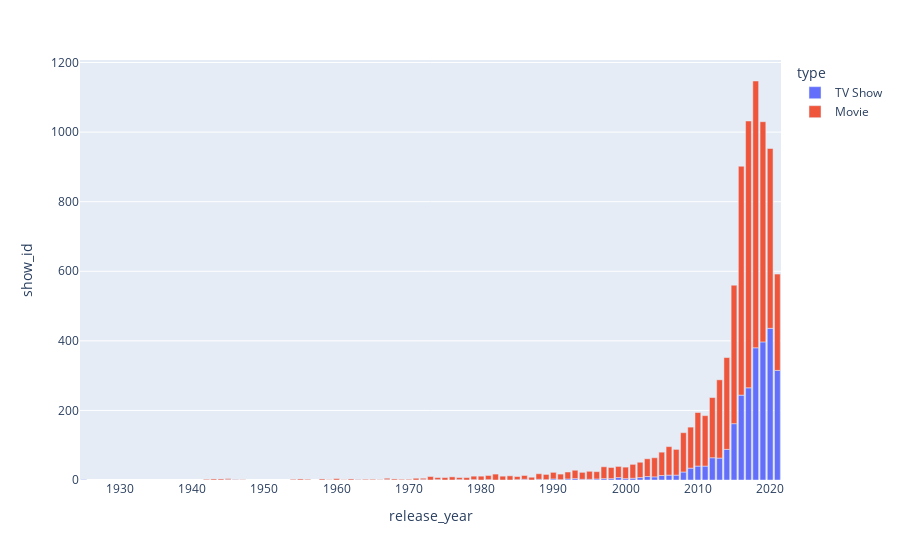

The notebook cell this image was saved under:
### Code cell
fig = px.bar(hist_data, x='release_year', y='show_id', color='type')
fig.show()

### Figure 1 — Plotly figure (JSON) as saved in the notebook; plotly's stock layout.template omitted (floating-point values rounded to 4 significant figures)
{"data": [{"alignmentgroup": "True", "hovertemplate": "type=TV Show<br>release_year=%{x}<br>show_id=%{y}<extra></extra>", "legendgroup": "TV Show", "marker": {"color": "#636efa", "pattern": {"shape": ""}}, "name": "TV Show", "offsetgroup": "TV Show", "orientation": "v", "showlegend": true, "textposition": "auto", "type": "bar", "x": [1925, 1945, 1946, 1963, 1967, 1972, 1974, 1977, 1979, 1981, 1985, 1986, 1988, 1989, 1990, 1991, 1992, 1993, 1994, 1995, 1996, 1997, 1998, 1999, 2000, 2001, 2002, 2003, 2004, 2005, 2006, 2007, 2008, 2009, 2010, 2011, 2012, 2013, 2014, 2015, 2016, 2017, 2018, 2019, 2020, 2021], "xaxis": "x", "y": [1, 1, 1, 1, 1, 1, 1, 1, 1, 1, 1, 2, 2, 1, 3, 1, 3, 4, 2, 2, 3, 4, 4, 7, 4, 5, 7, 10, 9, 13, 14, 14, 23, 34, 40, 40, 64, 63, 88, 162, 244, 265, 380, 397, 436, 315], "yaxis": "y"}, {"alignmentgroup": "True", "hovertemplate": "type=Movie<br>release_year=%{x}<br>show_id=%{y}<extra></extra>", "legendgroup": "Movie", "marker": {"color": "#EF553B", "pattern": {"shape": ""}}, "name": "Movie", "offsetgroup": "Movie", "orientation": "v", "showlegend": true, "textposition": "auto", "type": "bar", "x": [1942, 1943, 1944, 1945, 1946, 1947, 1954, 1955, 1956, 1958, 1959, 1960, 1961, 1962, 1963, 1964, 1965, 1966, 1967, 1968, 1969, 1970, 1971, 1972, 1973, 1974, 1975, 1976, 1977, 1978, 1979, 1980, 1981, 1982, 1983, 1984, 1985, 1986, 1987, 1988, 1989, 1990, 1991, 1992, 1993, 1994, 1995, 1996, 1997, 1998, 1999, 2000, 2001, 2002, 2003, 2004, 2005, 2006, 2007, 2008, 2009, 2010, 2011, 2012, 2013, 2014, 2015, 2016, 2017, 2018, 2019, 2020, 2021], "xaxis": "x", "y": [2, 3, 3, 3, 1, 1, 2, 3, 2, 3, 1, 4, 1, 3, 1, 2, 2, 1, 4, 3, 2, 2, 5, 4, 10, 6, 7, 9, 6, 7, 10, 11, 12, 17, 11, 12, 9, 11, 8, 16, 15, 19, 16, 20, 24, 20, 23, 21, 34, 32, 32, 33, 40, 44, 51, 55, 67, 82, 74, 113, 118, 154, 145, 173, 225, 264, 398, 658, 767, 767, 633, 517, 277], "yaxis": "y"}], "layout": {"barmode": "relative", "legend": {"title": {"text": "type"}, "tracegroupgap": 0}, "margin": {"t": 60}, "xaxis": {"anchor": "y", "domain": [0, 1], "title": {"text": "release_year"}}, "yaxis": {"anchor": "x", "domain": [0, 1], "title": {"text": "show_id"}}}}
